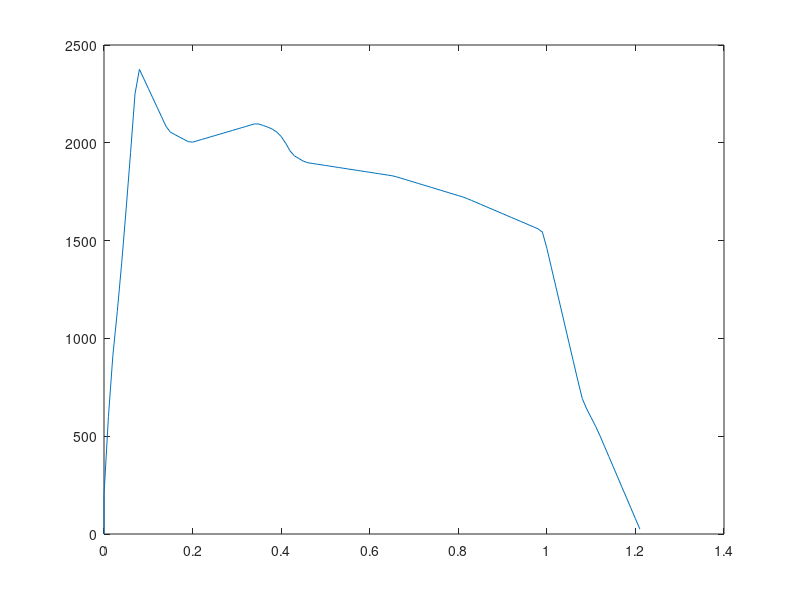

MATLAB code for this plot:
%--------------------------------------------------------------------------------
%
% data_parametric_model.m
%
% Data Access of Parametric Model
%
% Thrust curves are provided in tabulated and time-based form. The values for 
% thrust need to be processed as input to the model in a synchronized fashion
% with the simulation clock
%
% Important Notes:
% Time values need to be monotomically non-decreasing. Meaning, the time
% step must be equal or increasing only. As such, the smallest time-step
% should be chosen and the data in between interpolated to complete the 
% set. TODO
%
%--------------------------------------------------------------------------------
% References
% http://www.mathworks.com/help/simulink/ug/how-to-import-data-from-an-excel-spreadsheet.html
% http://www.mathworks.com/help/matlab/matlab_external/example-reading-excel-spreadsheet-data.html
%--------------------------------------------------------------------------------

% Import the data from Excel
data = xlsread('monotomic_time_thrust_curve.csv');

% Transpose the data for the .mat file
data_transpose = data.';

% Store the data in a .mat file
save('thrust_curve.mat','data_transpose');

% Extract data from mat file
time = data(:,1);
thrust = data(:,2);

% Plot the thrust curve for reference
% TODO: maybe we want to ask the user to verify the curve before proceeding
plot(time,thrust);

% Row indices for lookup table
% breakpoints1 = data(2:end,1)';

% Column indices for lookup table
% breakpoints2 = data(1,2:end);

% Output values for lookup table
% table_data = data(2:end,2:end);
